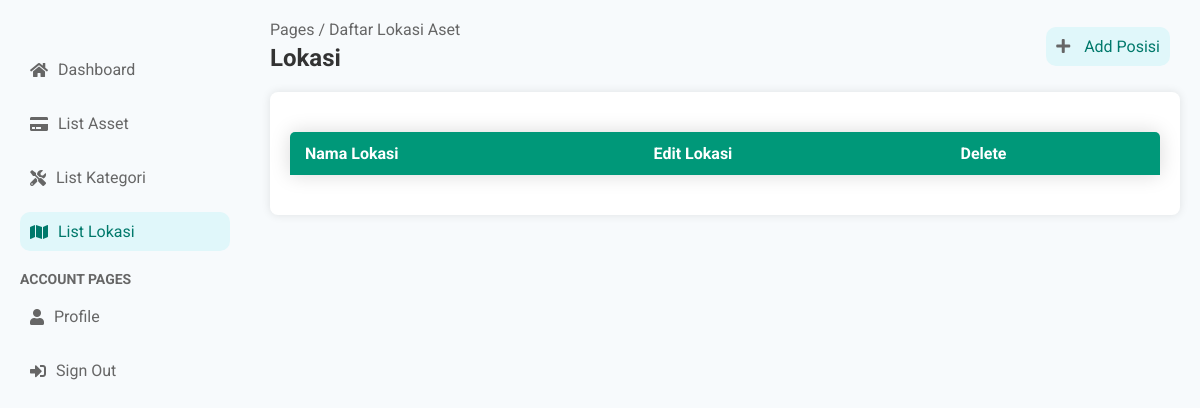
Page /dashboard/posisi/ (signed in) on the earlier database version.
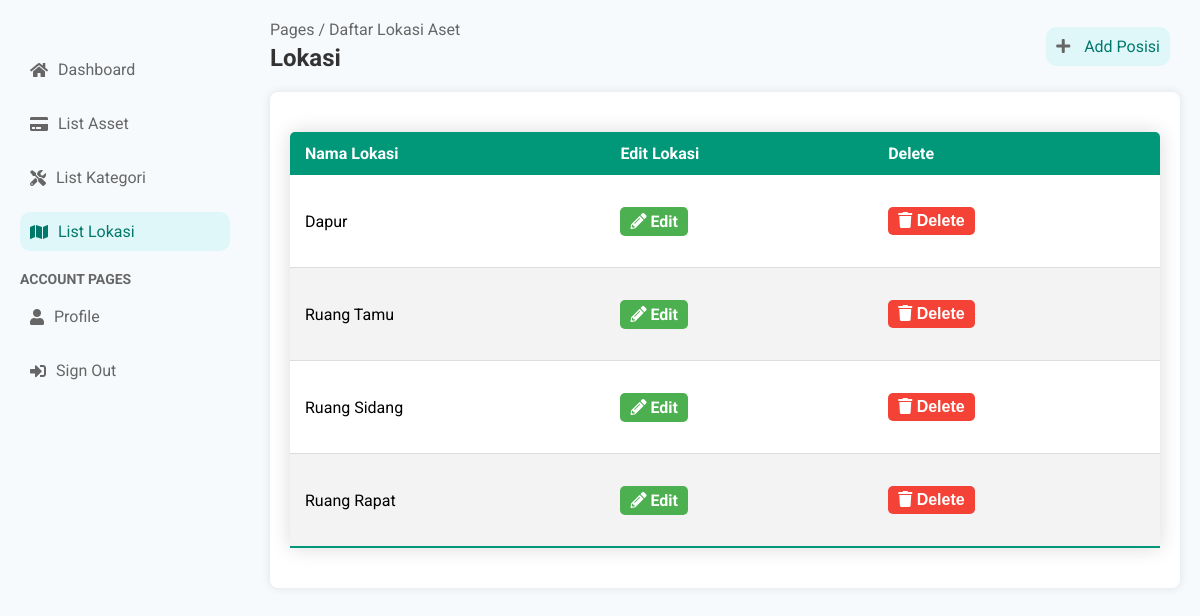
Same page on the later database version.
### accounts/models.py (models this page shows, shortened)
class PosisiAsset(models.Model):
    lokasi = models.CharField(max_length=100)

### accounts/viewsStaff.py (the view)
# urls.py: path('dashboard/posisi/', viewsStaff.list_posisi, name='list_posisi'),
@login_required
@user_passes_test(is_staff)
def list_posisi(request):
    posisis = PosisiAsset.objects.all().order_by('-id')
    context = {
        'posisis': posisis,
    }
    return render(request, 'dashboard/list_posisi.html', context)

### accounts/context_processors.py (called while the page is built)
def versioned_static(request):
    version = 'v1.44'  # Increment this version number
    return {
        'STATIC_VERSION': version,
    }

### accounts/viewsStaff.py (called while the page is built)
def is_staff(user):
    return user.is_authenticated and user.is_staff

### templates/dashboard/list_posisi.html (shortened to what this page needs)
{% extends 'dashboard/base.html' %}
{% block content %}
<nav class="sidebar-nav">
    <ul>
        <li><a href="{% url 'dashboard_staff' %}"><i class="fas fa-home"></i> Dashboard</a></li>
        <li><a href="{% url 'list_aset' %}"><i class="fas fa-credit-card"></i>List Asset</a></li>
        <li><a href="{%  url 'list_kategori' %}"><i class="fas fa-tools"></i>List Kategori</a></li>
        <li class="active"><a href="{% url 'list_posisi' %}"><i class="fas fa-map"></i>List Lokasi</a></li>
    </ul>
    <h3>Account Pages</h3>
    <ul>
        <li><a href="{% url 'profile' %}"><i class="fas fa-user"></i> Profile</a></li>
        <li><a href="{% url 'logout' %}"><i class="fas fa-sign-in-alt"></i> Sign Out</a></li>
    </ul>
</nav>
</aside>
<div class="main-content">
    <header class="main-header">
        <div class="breadcrumb">
            <span>Pages / Daftar Lokasi Aset</span>
            <h2>Lokasi</h2>
        </div>
        <div class="header-right">
            <a href="{% url 'tambah_posisi' %}" class="btn-add"><i class="fas fa-plus"></i> Add Posisi</a>
        </div>
    </header>
    <div class="form-container">
              <table>
            <thead>
                <tr>
                    <th>Nama Lokasi</th>
                    <th>Edit Lokasi</th>
                    <th>Delete</th>
                </tr>
            </thead>
            <tbody>
                {% for posisi in posisis %}
                    <tr>
                        <td data-label="Nama Posisi">{{ posisi.lokasi }}</td>
                        <td data-label="Edit">
                            <a href="{% url 'edit_lokasi' posisi.id %}" class="btn-edit"><i class="fas fa-pencil-alt"></i> Edit</a>
                        </td>
                        <td data-label="Delete">
                            <form action="{% url 'delete_lokasi' posisi.id %}" method="post">
                                <button type="submit" class="btn-delete" onclick="return confirm('Apakah Anda yakin ingin menghapus Lokasi ini?');">
                                    <i class="fas fa-trash"></i> Delete
                                </button>
                            </form>
                        </td>
                    </tr>
                {% endfor %}
            </tbody>
        </table>
</div>
</div>
{% endblock %}

Differences in the rows shown:
added PosisiAsset: lokasi "Dapur"
added PosisiAsset: lokasi "Ruang Tamu"
added PosisiAsset: lokasi "Ruang Sidang"
added PosisiAsset: lokasi "Ruang Rapat"
